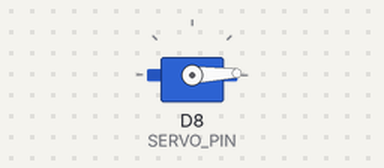
Simulated run of this sketch. Board: ESP8266 (NodeMCU). Parts: servo.

Above: at 0.05 s.
At 1.75 s:
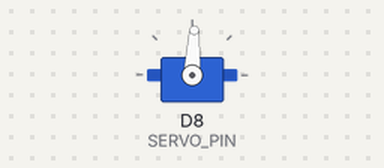
At 3.45 s:
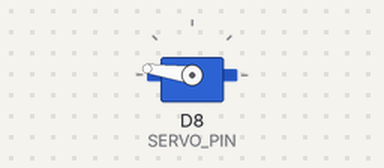
At 6.85 s:
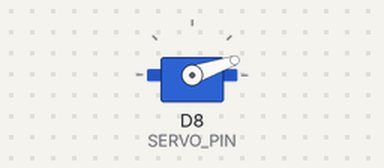
Timing chart, 0 to 9.4 s (numbered marks = the images above):
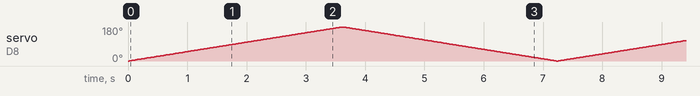

The sketch:

servo.ino
```cpp
#if defined(ESP8266)
  #include <Servo.h>
  #define SERVO_PIN D8
#endif
Servo servo;

void setup() {
  initServo();
}
void loop() {
  upServo();
  downServo();
}
void initServo() {
  servo.attach(SERVO_PIN);
  servo.write(0);
}
void upServo() {
  for (int pos = 0; pos <= 180; pos += 1) {
    servo.write(pos);
    delay(20);
  }
}

void downServo() {
  for (int pos = 180; pos >= 0; pos -= 1) {
    servo.write(pos);
    delay(20);
  }
}
```
